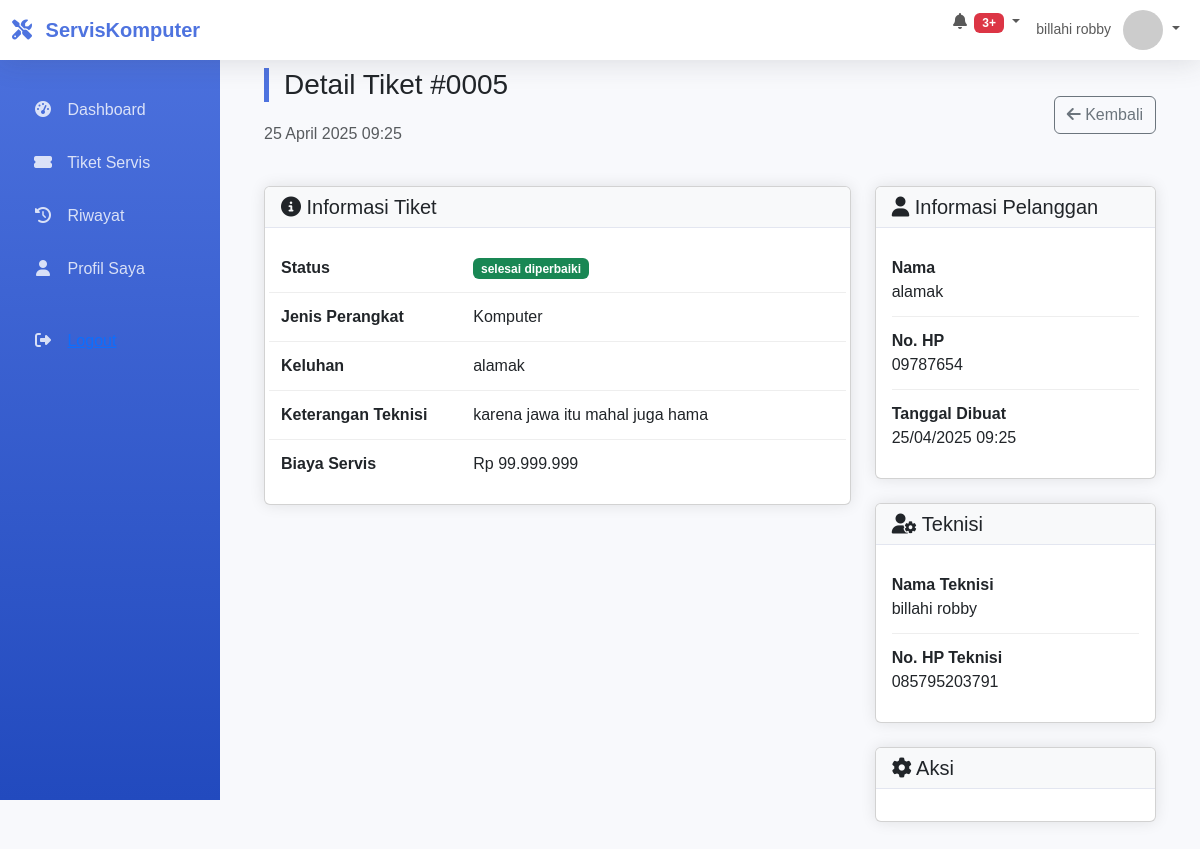
The app's page /admin/detail_tiket.php?id=5 (signed in), older data.
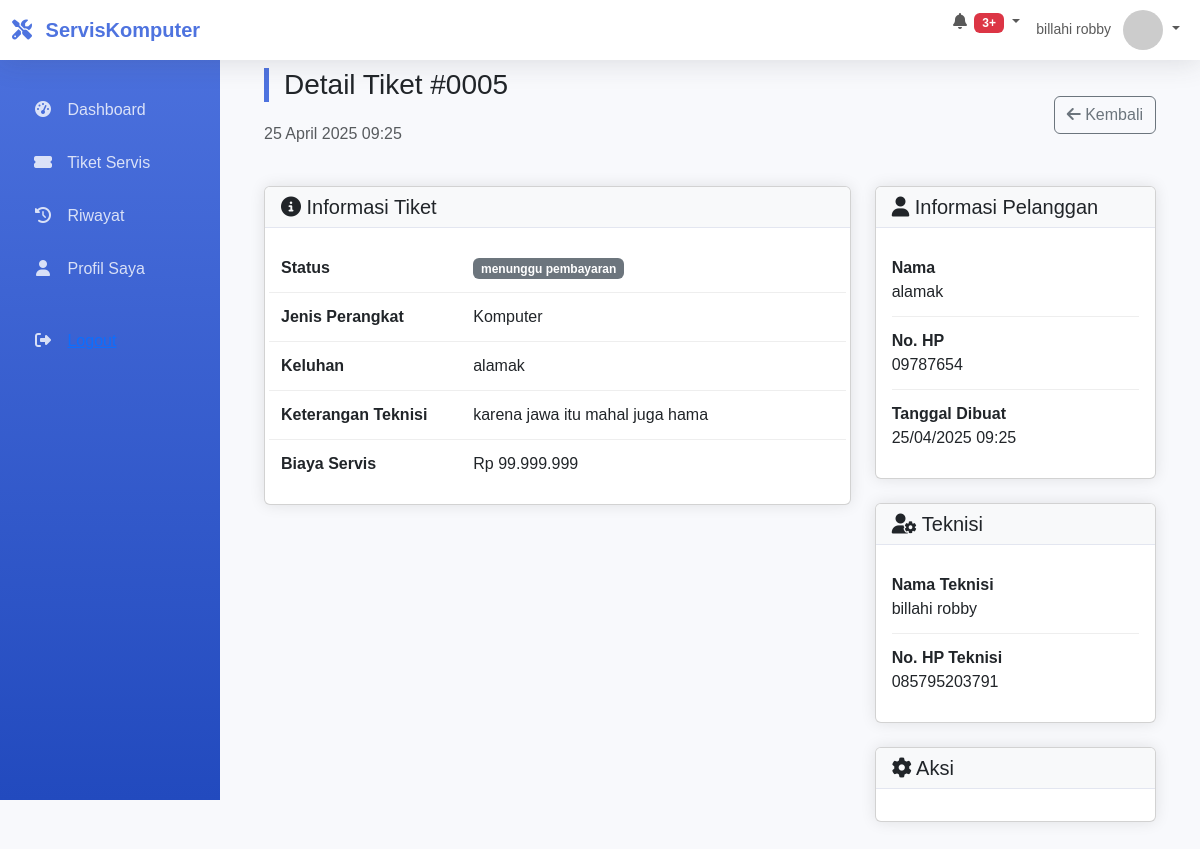
The same page, newer data.
### tables this page shows
CREATE TABLE `tiket_servis` (
  `id` int NOT NULL,
  `user_id` int NOT NULL,
  `device_type` enum('hp','laptop','komputer') NOT NULL,
  `keluhan` text NOT NULL,
  `status` enum('pending','dikonfirmasi_admin','diproses_teknisi','selesai_diperbaiki','menunggu_pembayaran','lunas','servis_dibatalkan') DEFAULT 'pending',
  `biaya_servis` decimal(10,2) DEFAULT '0.00',
  `keterangan_teknisi` text,
  `bukti_pembayaran` varchar(255) DEFAULT NULL,
  `tanggal_dibuat` datetime DEFAULT CURRENT_TIMESTAMP,
  `tanggal_selesai` datetime DEFAULT NULL,
  `teknisi_id` int DEFAULT NULL,
  `keterangan_admin` varchar(225) DEFAULT NULL
);

CREATE TABLE `users` (
  `id` int NOT NULL,
  `username` varchar(50) NOT NULL,
  `password` varchar(50) NOT NULL,
  `nama` varchar(100) NOT NULL,
  `no_hp` varchar(20) NOT NULL,
  `role` enum('admin','teknisi','pelanggan') NOT NULL
);

### config/koneksi.php (called while the page is built, shortened)
<?php
$host = 'localhost';
$user = 'root';
$password = '';
$database = 'servis_komputer_db';
$koneksi = new mysqli($host, $user, $password, $database);
function bersihkan($data) {
    global $koneksi;
    return $koneksi->real_escape_string(strip_tags(trim($data)));
}
?>

### admin/detail_tiket.php (the view, shortened to what the changed rows need)
<?php
require '../config/koneksi.php';
$tiket_id = bersihkan($_GET['id']);
$query = "SELECT t.*,
          u.nama as nama_pelanggan,
          u.no_hp as hp_pelanggan,
          ut.nama as nama_teknisi,
          ut.no_hp as hp_teknisi
          FROM tiket_servis t
          JOIN users u ON t.user_id = u.id
          LEFT JOIN users ut ON t.teknisi_id = ut.id
          WHERE t.id='$tiket_id'";
$tiket = $koneksi->query($query)->fetch_assoc();
?>
<!DOCTYPE html>
<html lang="en">
<head>
    <link href="../assets/css/bootstrap.min.css" rel="stylesheet">
    <link rel="stylesheet" href="https://cdnjs.cloudflare.com/ajax/libs/font-awesome/6.0.0/css/all.min.css">
</head>
<body>
    <?php
    if ($_SESSION['role'] == 'admin') {
        include '../includes/navbar_admin.php';
    } elseif ($_SESSION['role'] == 'teknisi') {
        include '../includes/navbar_teknisi.php';
    } else {
        include '../includes/navbar_pelanggan.php';
    }
    ?>
    <div class="container mt-4 mb-5">
        <div class="d-flex justify-content-between align-items-center mb-4">
            <div>
                <h3 class="tiket-header">Detail Tiket #<?= str_pad($tiket['id'], 4, '0', STR_PAD_LEFT) ?></h3>
                <p class="text-muted"><?= date('d F Y H:i', strtotime($tiket['tanggal_dibuat'])) ?></p>
            </div>
        </div>
        <div class="row">
            <div class="col-lg-8">
                <div class="card info-card">
                    <div class="card-body">
                        <div class="detail-row row">
                            <div class="col-md-8">
                                <?php
                                $status_class = [
                                    'pending' => 'bg-warning',
                                    'dikonfirmasi_admin' => 'bg-info',
                                    'diproses_teknisi' => 'bg-primary',
                                    'selesai_diperbaiki' => 'bg-success',
                                    'menunggu_pembayaran' => 'bg-secondary',
                                    'lunas' => 'bg-success'
                                ];
                                ?>
                                <span class="badge status-badge <?= $status_class[$tiket['status']] ?>">
                                    <?= str_replace('_', ' ', $tiket['status']) ?>
                                </span>
                            </div>
                        </div>
                        <div class="detail-row row">
                            <div class="col-md-4 fw-bold">Jenis Perangkat</div>
                            <div class="col-md-8"><?= ucfirst($tiket['device_type']) ?></div>
                        </div>
                        <div class="detail-row row">
                            <div class="col-md-4 fw-bold">Keluhan</div>
                            <div class="col-md-8"><?= nl2br($tiket['keluhan']) ?></div>
                        </div>
                        <?php if (!empty($tiket['keterangan_teknisi'])): ?>
                        <div class="detail-row row">
                            <div class="col-md-4 fw-bold">Keterangan Teknisi</div>
                            <div class="col-md-8"><?= nl2br($tiket['keterangan_teknisi']) ?></div>
                        </div>
                        <?php endif; ?>
                        <?php if ($tiket['biaya_servis'] > 0): ?>
                        <div class="detail-row row">
                            <div class="col-md-4 fw-bold">Biaya Servis</div>
                            <div class="col-md-8">Rp <?= number_format($tiket['biaya_servis'], 0, ',', '.') ?></div>
                        </div>
                        <?php endif; ?>
                    </div>
                </div>
            </div>
            <div class="col-lg-4">
                <div class="card info-card">
                    <div class="card-body">
                        <div class="detail-row">
                            <div class="fw-bold">Nama</div>
                            <div><?= $tiket['nama_pelanggan'] ?></div>
                        </div>
                        <div class="detail-row">
                            <div class="fw-bold">No. HP</div>
                            <div><?= $tiket['hp_pelanggan'] ?></div>
                        </div>
                        <div class="detail-row">
                            <div class="fw-bold">Tanggal Dibuat</div>
                            <div><?= date('d/m/Y H:i', strtotime($tiket['tanggal_dibuat'])) ?></div>
                        </div>
                    </div>
                </div>
                <?php if (!empty($tiket['teknisi_id'])): ?>
                <div class="card info-card mt-4">
                    <div class="card-header">
                        <h5 class="mb-0"><i class="fas fa-user-cog"></i> Teknisi</h5>
                    </div>
                    <div class="card-body">
                        <div class="detail-row">
                            <div class="fw-bold">Nama Teknisi</div>
                            <div><?= $tiket['nama_teknisi'] ?></div>
                        </div>
                        <div class="detail-row">
                            <div class="fw-bold">No. HP Teknisi</div>
                            <div><?= $tiket['hp_teknisi'] ?></div>
                        </div>
                    </div>
                </div>
                <?php endif; ?>
            </div>
        </div>
    </div>
</body>
</html>

Row changes from the older to the newer data that the page shows:
changed tiket_servis "Komputer": status "selesai diperbaiki" → "menunggu pembayaran"
